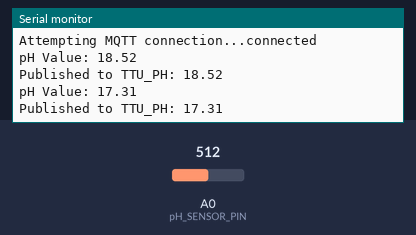
A sketch run on a simulated ESP8266 (NodeMCU). On the bench: the last lines printed to the serial monitor. Inputs (shaded band) come from the test bench; at power-on: A0 (pH_SENSOR_PIN) = 512. WiFi joins after 1.5 s; servers stay silent unless stated; no MQTT or app messages arrive unless stated.

Above: at 2.7 s.
2.8 s: A0 (pH_SENSOR_PIN) set to 716
At 3.8 s:
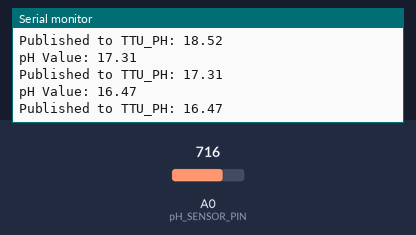
4.3 s: A0 (pH_SENSOR_PIN) set to 810
At 6.5 s:
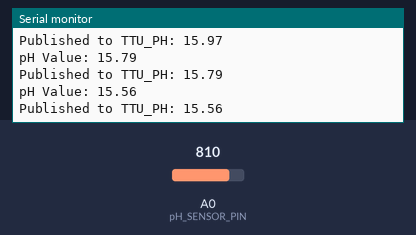
Timing chart, 0 to 8.0 s (numbered marks = the images above; inputs shaded):
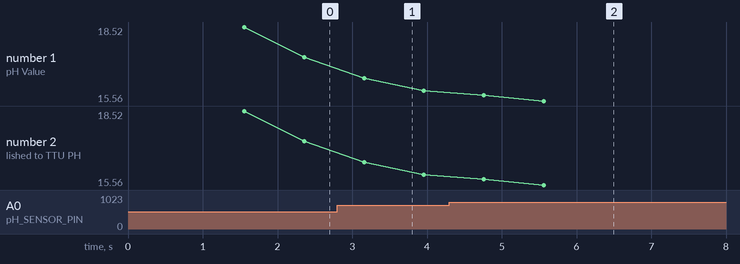

Measured:
- after the input at 2.8 s, the serial monitor: prints a new line after 0.36 s (image 1)
- after the input at 4.3 s, the serial monitor: prints a new line after 0.46 s (image 2)
- plotted number 1: 17.31 → 15.97 after the input at 2.8 s, 15.97 → 15.56 after the input at 4.3 s
- plotted number 2: 17.31 → 15.97 after the input at 2.8 s, 15.97 → 15.56 after the input at 4.3 s

The sketch:

Ph_Fish.ino
```cpp
#include <Arduino.h>
#include <ESP8266WiFi.h>
#include <PubSubClient.h>
#include <WiFiManager.h>

// --- WiFi and MQTT Configuration ---
const char* mqtt_server = "test.mosquitto.org"; // 請替換成您的MQTT伺服器IP
const int mqtt_port = 1883;
const char* mqtt_topic = "TTU_PH";

WiFiClient espClient;
PubSubClient client(espClient);

// --- pH Sensor Configuration ---
#define pH_SENSOR_PIN A0 // 定義GPIO腳位為ADC0
#define VREF 3.3 // ESP32輸入電壓為3.3V
#define SCOUNT 30 // 取樣數
int analogBuffer[SCOUNT];
int analogBufferIndex = 0;
float averageVoltage = 0;
float pHValue = 0;
float pHslope = -4.6322;
float pHintercept = 18.587;

void reconnect() {
  // Loop until we're reconnected
  while (!client.connected()) {
    Serial.print("Attempting MQTT connection...");
    // Attempt to connect
    if (client.connect("ESP8266_PH_Client")) {
      Serial.println("connected");
    } else {
      Serial.print("failed, rc=");
      Serial.print(client.state());
      Serial.println(" try again in 5 seconds");
      // Wait 5 seconds before retrying
      delay(5000);
    }
  }
}

void setup()
{
  Serial.begin(115200);
  pinMode(pH_SENSOR_PIN, INPUT);

  // [修改] 啟動 WiFiManager 自動配網
  // 1. 會先嘗試用已儲存的資料連線。
  // 2. 如果連線失敗 (例如找不到AP)，它會自動啟動設定入口(AP模式)。
  WiFiManager wifiManager;
  // wifiManager.resetSettings(); // 如果需要清除已儲存的WiFi設定，可以取消此行的註解
  if (!wifiManager.autoConnect("AutoConnectAP")) {
    Serial.println("Failed to connect and hit timeout");
    delay(3000);
    // 重啟ESP並重試
    ESP.reset();
    delay(5000);
  }

  // 如果程式能執行到這裡，代表已成功連上WiFi
  Serial.println("");
  Serial.println("WiFi connected");
  Serial.println("IP address: ");
  Serial.println(WiFi.localIP());

  // Setup MQTT
  client.setServer(mqtt_server, mqtt_port);
}

float lastpHValue = -1; // 定義最後的pH值為無效(-1)

void loop()
{
  if (!client.connected()) {
    reconnect();
  }
  client.loop();

  // pH取樣
  static unsigned long analogSampleTimepoint = 0;
  if(millis() - analogSampleTimepoint > 40)
  {
    analogSampleTimepoint = millis();
    analogBuffer[analogBufferIndex] = analogRead(pH_SENSOR_PIN);
    analogBufferIndex++;
    if(analogBufferIndex == SCOUNT)
    {
      analogBufferIndex = 0;
    }
  }

  // pH計算
  static unsigned long printTimepoint = 0;
  if(millis() - printTimepoint > 800)
  {
    printTimepoint = millis();
    float sum = 0;
    for(int i = 0; i < SCOUNT; i++)
    {
      sum += analogBuffer[i];
    }
    averageVoltage = (sum / SCOUNT) * (float)VREF / 4095; // 轉換為電壓值，ESP32的ADC解析度是12位(4095)。

    pHValue = averageVoltage * pHslope + pHintercept;

    if (abs(pHValue - lastpHValue) > 0.1) // 如果pH數值變化大於0.1，才會更新並發布
    {
      lastpHValue = pHValue;
      Serial.print("pH Value: ");
      Serial.println(pHValue, 2);

      // Publish to MQTT topic
      char phString[8];
      dtostrf(pHValue, 4, 2, phString); // 將浮點數轉換為字串
      client.publish(mqtt_topic, phString);
      Serial.print("Published to ");
      Serial.print(mqtt_topic);
      Serial.print(": ");
      Serial.println(phString);
    }
  }
}
```
